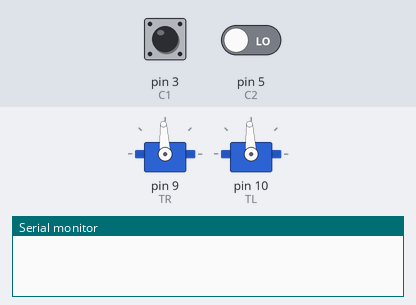
Simulated run of this sketch. Board: Arduino Uno, built with avr-gcc and run on an emulated ATmega328P. On the bench: 2 × servo, the last lines printed to the serial monitor. Inputs (shaded band) come from the test bench; at power-on: pin 3 (C1) LOW, pin 5 (C2) LOW.

Above: at 2.2 s.
2.3 s: pin 3 (C1) pulsed HIGH 5 times (0.12 s each, 0.3 s apart)
At 5.1 s:
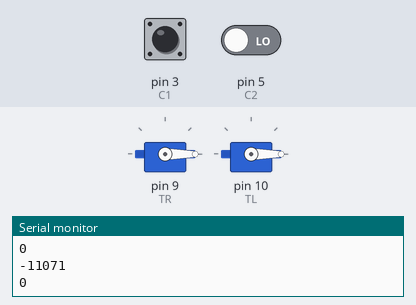
At 6.7 s:
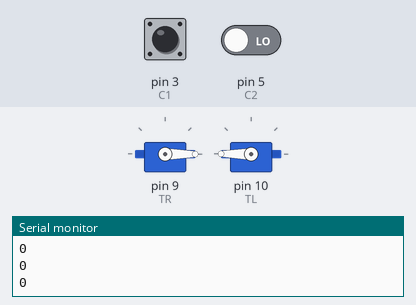
Timing chart, 0 to 8.2 s (numbered marks = the images above; inputs shaded):
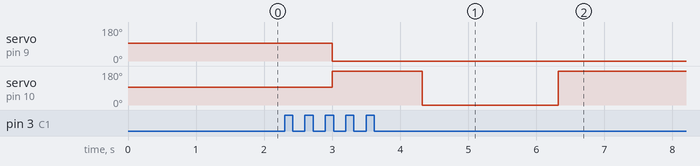

The sketch:

controladordp.ino
```cpp
#include <Servo.h>

byte C1 = 3;
byte C2 = 5;

int V1;
int V2;

Servo TR;
Servo TL;


void setup() {
  pinMode(C1, INPUT);
  pinMode(C2, INPUT);
  TR.attach(9);
  TL.attach(10);
  TR.writeMicroseconds(1500);
  TL.writeMicroseconds(1500);
  delay(1000);
  Serial.begin(9600);
}

void ReadValues () {
  V1 = pulseIn(C1, HIGH);
  V2 = pulseIn(C2, HIGH);
  Serial.println(V1);
  Serial.println(V2);
}

void Move (){
  int x;
  int y;
  if ((V1 > 1475 & V1 < 1515) & (V2 > 1475 & V2 < 1515)){
    TR.writeMicroseconds(1500);
    TL.writeMicroseconds(1500);
  }
  else if ((V1 > 1475 & V1 < 1515) & (V2 < 1475 || V2 > 1515)) {
    TR.writeMicroseconds(map(V2, 988, 2012, 1100, 1900));
    TL.writeMicroseconds(map(V2, 988, 2012, 1100, 1900));
  }
  else if ((V1 < 1475) & (V2 > 1475 & V2 < 1515)) {
    TR.writeMicroseconds(map(V1, 988, 2012, 1100, 1900));
    TL.writeMicroseconds(1500);
  }
  else if ((V1 > 1515) & (V2 > 1475 & V2 < 1515)) {
    TL.writeMicroseconds(map(V1, 988, 2012, 1100, 1900));
    TR.writeMicroseconds(1500);
  }
  else if ((V1 < 1475) & (V2 < 1475 || V2 > 1515)) {
    y = V2 - (V2 - 1500)*((1500-V1)/512);
    TR.writeMicroseconds(map(V2, 988, 2012, 1100, 1900));
    TL.writeMicroseconds(map(y, 988, 2012, 1100, 1900));
  }
  else if ((V1 > 1515) & (V2 < 1475 || V2 > 1515)) {
    y = V2 - (V2 - 1500)*((V1 - 1500)/512);
    TL.writeMicroseconds(map(V2, 988, 2012, 1100, 1900));
    TR.writeMicroseconds(map(y, 988, 2012, 1100, 1900));
  }
}

void loop() {
  ReadValues();
  Move();
}
```
